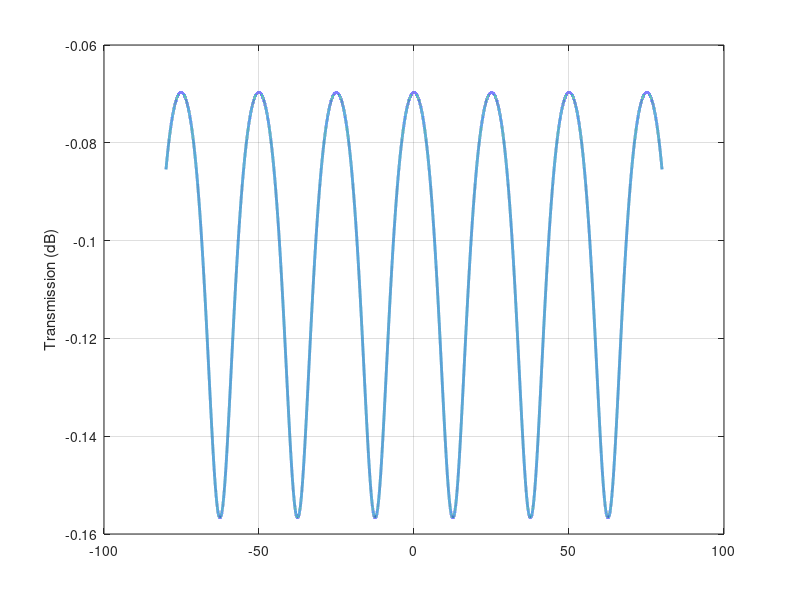

MATLAB code for this plot: (Note: this script raises an error after producing the figure.)
clear all;
close all;
clc;

N=160000;                     % number of points
fs=16e10;                   % sampling frequency
ts=1/fs;                    % sampling time
% t=(0:N-1)./fs;              % time
f=-fs/2:fs/N:fs/2-fs/N;     % operational frequency (Hz)
f_GHz = f./1e9;
interval = fs/N;

fc = 193e12;      %% Laser frequency

f1 = 5e9;        %% RF frequency
f2 = 5.01e9;
w_rf_1 = 2*pi*f1;

n=1.72;                      % n is Refractive index (double-stripe ng_si3n4=1.72, n_si2n4=1.9)
L_r=0.6966944;                   % L is Ring length in cm n1.72
L_mzi = 0.5.*L_r;

alpha=0.15;                 % alpha is Ring loss in dB/cm 
c=3e10;                     % c is speed of light in cm/s

psi1=1.*pi;                  % optical phase response (shift) 1  %%(positive shift to lower sideband (left))
psi2=pi;                  % optical phase response (shift) 2  already have the minus in () so the value of fshift is the position of ring 
psi3=pi;                  % optical phase response (shift) 2
psi_mzi=0.*pi; 

q1=exp(-1j*psi1);                % phase shift
q2=exp(-1j*psi2);                % phase shift
q3=exp(-1j*psi3);                % phase shift
q_mzi = exp(-1j*psi_mzi);                % phase shift


a_r = 10^(-alpha.*L_r./20);   %% round trip loss
a_wg = 10^(-alpha.*L_mzi./20);

% k_r1 = 0.96;  %%critical 0.012
% k_r2 = 0.86;
% k_r3 = 0.25;
k_r1 = 0.96;  %%critical 0.012
k_r2 = 0.68;
k_r3 = 0.25;

cc_r1 = sqrt(k_r1);
cc_r2 = sqrt(k_r2);
cc_r3 = sqrt(k_r3);

sc_r1 = sqrt(1-k_r1);
sc_r2 = sqrt(1-k_r2);
sc_r3 = sqrt(1-k_r3);

%% in freq
z_r = exp(1j.*2.*pi.*f.*n.*L_r./c);
z_mzi = exp(1j.*2.*pi.*f.*n.*L_mzi./c);
% %% in lambda
% z_r = exp(1j.*2.*pi.*n.*L_r./lambda);
% z_mzi = exp(1j.*2.*pi.*n.*L_mzi./lambda);

H_r1 = (sc_r1-a_r.*q1.*z_r.^(-1))./(1-sc_r1.*a_r.*q1.*z_r.^(-1));
H_r2 = (sc_r2-a_r.*q2.*z_r.^(-1))./(1-sc_r2.*a_r.*q2.*z_r.^(-1));
H_r3 = (sc_r3-a_r.*q3.*z_r.^(-1))./(1-sc_r3.*a_r.*q3.*z_r.^(-1));

H_wg = a_wg.*z_mzi.^(-1).*q_mzi;

H_r1_E = abs(H_r1);
H_r1_db = 20.*log10(abs(H_r1));
ph_r1 = -unwrap(angle(H_r1));


%% de-interleaver
%%% sc1, sc2 are self-coupling of first tunable coupler
%%% cc1, cc2 are cross-coupling of first tunable coupler
%%% phi1 is the phase shift of the first tunable coupler
%%% sc3, sc4 are self-coupling of second tunable coupler
%%% cc3, cc4 are cross-coupling of second tunable coupler
%%% phi2 is the phase shift of the second tunable coupler

k1 = 0.5;
k2 = 0.5;
k3 = 0.5;
k4 = 0.5;

cc1 = sqrt(k1);
cc2 = sqrt(k2);
cc3 = sqrt(k3);
cc4 = sqrt(k4);

sc1 = sqrt(1-k1);
sc2 = sqrt(1-k2);
sc3 = sqrt(1-k3);
sc4 = sqrt(1-k4);

phi1 = 0.5.*pi;
phi2 = 0.5.*pi;

H_bar = (sc3.*sc4.*exp(-1j.*phi2)-cc3.*cc4).*(sc1.*sc2.*exp(-1j.*phi1)-cc1.*cc2).*H_r1.*H_r3...
        -(sc4.*cc3.*exp(-1j.*phi2)-sc3.*cc4).*(sc1.*cc2.*exp(-1j.*phi1)-sc2.*cc1).*H_r2.*H_wg;
    
H_cross = (sc3.*sc4.*exp(-1j.*phi2)-cc3.*sc4).*(cc1.*sc2.*exp(-1j.*phi1)-cc1.*cc2).*H_r1.*H_r3...
        -(sc3.*sc4-cc3.*cc4.*exp(-1j.*phi2)).*(sc1.*cc2.*exp(-1j.*phi1)-sc2.*cc1).*H_r2.*H_wg;

%%% amplitude
H_bar_db = 20.*log10(abs(H_bar));
H_cross_db = 20.*log10(abs(H_cross));
%%% phase
ph_bar = -unwrap(angle(H_bar));
ph_cross = -unwrap(angle(H_cross));

%% UMZI
H_MZI_bar = (sc3.*sc4.*exp(-1j.*phi2)-cc3.*cc4).*(sc1.*sc2.*exp(-1j.*phi1)-cc1.*cc2)...
        -(sc4.*cc3.*exp(-1j.*phi2)-sc3.*cc4).*(sc1.*cc2.*exp(-1j.*phi1)-sc2.*cc1).*H_wg;
    
H_MZI_cross = (sc3.*sc4.*exp(-1j.*phi2)-cc3.*sc4).*(cc1.*sc2.*exp(-1j.*phi1)-cc1.*cc2)...
        -(sc3.*sc4-cc3.*cc4.*exp(-1j.*phi2)).*(sc1.*cc2.*exp(-1j.*phi1)-sc2.*cc1).*H_wg;

%%% amplitude
H_MZI_bar_db = 20.*log10(abs(H_MZI_bar));
H_MZI_cross_db = 20.*log10(abs(H_MZI_cross));
%%% phase
ph_MZI_bar = -unwrap(angle(H_MZI_bar));
ph_MZI_cross = -unwrap(angle(H_MZI_cross));
%% plot ring
figure;

plot(f_GHz,H_r1_db,'linewidth',2);
ylabel('Transmission (dB)')
grid on
hold on
ax=gca;
ax.FontSize=16;
ay=gca;
ay.FontSize=16;
% xlim([-15 15]);
% title('wave shaper');
% xlabel('detuning phi');
xlabel('Frequency (GHz)');
%legend('OCB','+2OSB','-2OSB');
% %% plot ring
% figure;
% 
% plot(f_GHz,ph_r1./pi,'linewidth',2);
% ylabel('Phase (\pi)')
% grid on
% hold on
% ax=gca;
% ax.FontSize=16;
% ay=gca;
% ay.FontSize=16;
% % xlim([-15 15]);
% % title('wave shaper');
% % xlabel('detuning phi');
% xlabel('Frequency (GHz)');
% %legend('OCB','+2OSB','-2OSB');
%% plot interleaver
%% plot bar
figure;

plot(f_GHz,H_bar_db,'linewidth',2);
hold on;
plot(f_GHz,H_cross_db,'linewidth',2);
ylabel('Transmission (dB)')
grid on
hold on
ax=gca;
ax.FontSize=16;
ay=gca;
ay.FontSize=16;
% xlim([-15 15]);
% title('wave shaper');
% xlabel('detuning phi');
xlabel('Frequency (GHz)');
legend('bar','cross');

%%% phase
figure;
plot(f_GHz,ph_bar,'linewidth',2);
hold on
plot(f_GHz,ph_cross,'linewidth',2);
ylabel('Phase (\pi)')
grid on
hold on
ax=gca;
ax.FontSize=16;
ay=gca;
ay.FontSize=16;
% xlim([-15 15]);
% title('wave shaper');
% xlabel('detuning phi');
xlabel('Frequency (GHz)');
legend('bar','cross');

% %% plot cross
% figure;
% 
% plot(f_GHz,H_cross_db,'linewidth',2);
% ylabel('Transmission (dB)')
% grid on
% hold on
% ax=gca;
% ax.FontSize=16;
% ay=gca;
% ay.FontSize=16;
% % xlim([-15 15]);
% % title('wave shaper');
% % xlabel('detuning phi');
% xlabel('Frequency (GHz)');
% %legend('OCB','+2OSB','-2OSB');
% 
% %%%phase
% figure;
% plot(f_GHz,ph_cross,'linewidth',2);
% ylabel('Phase (\pi)')
% grid on
% hold on
% ax=gca;
% ax.FontSize=16;
% ay=gca;
% ay.FontSize=16;
% % xlim([-15 15]);
% % title('wave shaper');
% % xlabel('detuning phi');
% xlabel('Frequency (GHz)');
% %legend('OCB','+2OSB','-2OSB');
% figure
% plot(abs(H_bar));
% 
% %% plot MZI cross
% figure;
% 
% plot(f_GHz,H_MZI_cross_db,'linewidth',2);
% ylabel('Transmission (dB)')
% grid on
% hold on
% ax=gca;
% ax.FontSize=16;
% ay=gca;
% ay.FontSize=16;
% % xlim([-15 15]);
% % title('wave shaper');
% % xlabel('detuning phi');
% xlabel('Frequency (GHz)');
% %legend('OCB','+2OSB','-2OSB');
% 
% %%%phase
% figure;
% plot(f_GHz,ph_MZI_cross,'linewidth',2);
% ylabel('Phase (\pi)')
% grid on
% hold on
% ax=gca;
% ax.FontSize=16;
% ay=gca;
% ay.FontSize=16;
% % xlim([-15 15]);
% % title('wave shaper');
% % xlabel('detuning phi');
% xlabel('Frequency (GHz)');
% %legend('OCB','+2OSB','-2OSB');

